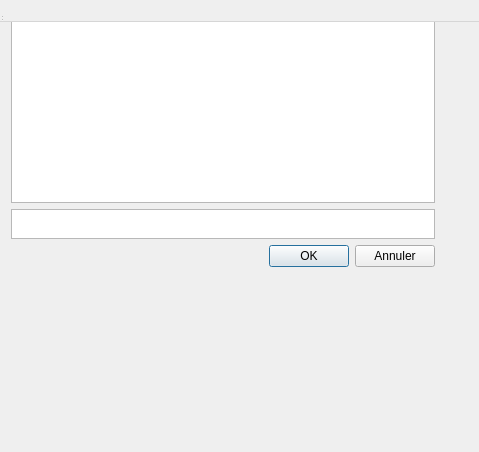
<?xml version="1.0" encoding="UTF-8"?>
<ui version="4.0">
 <class>qt_rep_name</class>
 <widget class="QDialog" name="qt_rep_name">
  <property name="geometry">
   <rect>
    <x>0</x>
    <y>0</y>
    <width>479</width>
    <height>452</height>
   </rect>
  </property>
  <property name="windowTitle">
   <string>qt_rep_name</string>
  </property>
  <widget class="QWidget" name="centralWidget">
   <layout class="QVBoxLayout" name="verticalLayout_2">
    <item>
     <layout class="QVBoxLayout" name="verticalLayout">
      <item>
       <widget class="QTreeView" name="treeView"/>
      </item>
      <item>
       <widget class="QTextEdit" name="textEdit">
        <property name="maximumSize">
         <size>
          <width>16777215</width>
          <height>30</height>
         </size>
        </property>
       </widget>
      </item>
      <item>
       <layout class="QHBoxLayout" name="horizontalLayout">
        <item>
         <spacer name="horizontalSpacer">
          <property name="orientation">
           <enum>Qt::Horizontal</enum>
          </property>
          <property name="sizeHint" stdset="0">
           <size>
            <width>258</width>
            <height>20</height>
           </size>
          </property>
         </spacer>
        </item>
        <item>
         <widget class="QPushButton" name="pushButton_2">
          <property name="text">
           <string>OK</string>
          </property>
         </widget>
        </item>
        <item>
         <widget class="QPushButton" name="pushButton">
          <property name="text">
           <string>Annuler</string>
          </property>
         </widget>
        </item>
       </layout>
      </item>
     </layout>
    </item>
   </layout>
  </widget>
  <widget class="QMenuBar" name="menuBar">
   <property name="geometry">
    <rect>
     <x>0</x>
     <y>0</y>
     <width>479</width>
     <height>22</height>
    </rect>
   </property>
  </widget>
  <widget class="QToolBar" name="mainToolBar">
   <attribute name="toolBarArea">
    <enum>TopToolBarArea</enum>
   </attribute>
   <attribute name="toolBarBreak">
    <bool>false</bool>
   </attribute>
  </widget>
  <widget class="QStatusBar" name="statusBar"/>
 </widget>
 <layoutdefault spacing="6" margin="11"/>
 <resources/>
 <connections/>
</ui>
